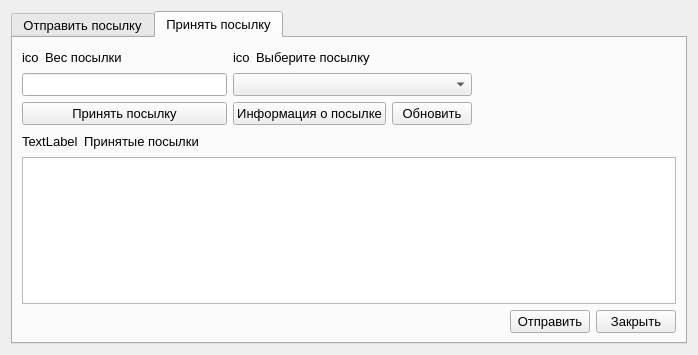
<?xml version="1.0" encoding="UTF-8"?>
<ui version="4.0">
 <class>ParcelManagement</class>
 <widget class="QWidget" name="ParcelManagement">
  <property name="windowModality">
   <enum>Qt::ApplicationModal</enum>
  </property>
  <property name="geometry">
   <rect>
    <x>0</x>
    <y>0</y>
    <width>698</width>
    <height>355</height>
   </rect>
  </property>
  <property name="font">
   <font>
    <family>Segoe UI</family>
    <pointsize>10</pointsize>
   </font>
  </property>
  <property name="windowTitle">
   <string>Управление посылками</string>
  </property>
  <layout class="QGridLayout" name="gridLayout_3">
   <item row="0" column="1">
    <widget class="QTabWidget" name="mainTabWidget">
     <property name="currentIndex">
      <number>1</number>
     </property>
     <widget class="QWidget" name="sendParcelTab">
      <attribute name="title">
       <string>Отправить посылку</string>
      </attribute>
      <layout class="QGridLayout" name="gridLayout">
       <item row="0" column="0">
        <layout class="QVBoxLayout" name="verticalLayout_11">
         <item>
          <layout class="QHBoxLayout" name="horizontalLayout">
           <item>
            <layout class="QFormLayout" name="formLayout">
             <item row="0" column="0">
              <layout class="QVBoxLayout" name="verticalLayout_3">
               <item>
                <layout class="QHBoxLayout" name="horizontalLayout_3">
                 <item>
                  <widget class="QLabel" name="tacknumberIconPixmap">
                   <property name="text">
                    <string>ico</string>
                   </property>
                  </widget>
                 </item>
                 <item>
                  <widget class="QLabel" name="label_3">
                   <property name="text">
                    <string>Трэк номер           </string>
                   </property>
                  </widget>
                 </item>
                 <item>
                  <spacer name="horizontalSpacer_2">
                   <property name="orientation">
                    <enum>Qt::Horizontal</enum>
                   </property>
                   <property name="sizeHint" stdset="0">
                    <size>
                     <width>40</width>
                     <height>20</height>
                    </size>
                   </property>
                  </spacer>
                 </item>
                </layout>
               </item>
               <item>
                <widget class="QLineEdit" name="tracknumberLineEdit">
                 <property name="readOnly">
                  <bool>true</bool>
                 </property>
                </widget>
               </item>
              </layout>
             </item>
             <item row="0" column="1">
              <layout class="QVBoxLayout" name="verticalLayout">
               <item>
                <layout class="QHBoxLayout" name="horizontalLayout_6">
                 <item>
                  <widget class="QLabel" name="typeIconPixmap">
                   <property name="text">
                    <string>ico</string>
                   </property>
                  </widget>
                 </item>
                 <item>
                  <widget class="QLabel" name="label_19">
                   <property name="text">
                    <string>Тип посылки</string>
                   </property>
                  </widget>
                 </item>
                 <item>
                  <spacer name="horizontalSpacer_5">
                   <property name="orientation">
                    <enum>Qt::Horizontal</enum>
                   </property>
                   <property name="sizeHint" stdset="0">
                    <size>
                     <width>40</width>
                     <height>20</height>
                    </size>
                   </property>
                  </spacer>
                 </item>
                </layout>
               </item>
               <item>
                <widget class="QComboBox" name="parcelTypeComboBox">
                 <item>
                  <property name="text">
                   <string>Письмо</string>
                  </property>
                 </item>
                 <item>
                  <property name="text">
                   <string>Бандероль</string>
                  </property>
                 </item>
                 <item>
                  <property name="text">
                   <string>Посылка</string>
                  </property>
                 </item>
                </widget>
               </item>
              </layout>
             </item>
             <item row="1" column="0">
              <layout class="QVBoxLayout" name="verticalLayout_7">
               <item>
                <layout class="QHBoxLayout" name="horizontalLayout_4">
                 <item>
                  <widget class="QLabel" name="senderAddressIconPixmap">
                   <property name="text">
                    <string>ico</string>
                   </property>
                  </widget>
                 </item>
                 <item>
                  <widget class="QLabel" name="label_16">
                   <property name="text">
                    <string>Адрес отправителя</string>
                   </property>
                  </widget>
                 </item>
                 <item>
                  <spacer name="horizontalSpacer_3">
                   <property name="orientation">
                    <enum>Qt::Horizontal</enum>
                   </property>
                   <property name="sizeHint" stdset="0">
                    <size>
                     <width>40</width>
                     <height>20</height>
                    </size>
                   </property>
                  </spacer>
                 </item>
                </layout>
               </item>
               <item>
                <widget class="QLineEdit" name="senderAddressLineEdit"/>
               </item>
              </layout>
             </item>
             <item row="1" column="1">
              <layout class="QVBoxLayout" name="verticalLayout_5">
               <item>
                <layout class="QHBoxLayout" name="horizontalLayout_7">
                 <item>
                  <widget class="QLabel" name="departureClassIconPixmap">
                   <property name="text">
                    <string>ico</string>
                   </property>
                  </widget>
                 </item>
                 <item>
                  <widget class="QLabel" name="label_21">
                   <property name="text">
                    <string>Класс отправления</string>
                   </property>
                  </widget>
                 </item>
                 <item>
                  <spacer name="horizontalSpacer_6">
                   <property name="orientation">
                    <enum>Qt::Horizontal</enum>
                   </property>
                   <property name="sizeHint" stdset="0">
                    <size>
                     <width>40</width>
                     <height>20</height>
                    </size>
                   </property>
                  </spacer>
                 </item>
                </layout>
               </item>
               <item>
                <widget class="QComboBox" name="deparrtureClassComboBox">
                 <item>
                  <property name="text">
                   <string>1</string>
                  </property>
                 </item>
                 <item>
                  <property name="text">
                   <string>2</string>
                  </property>
                 </item>
                 <item>
                  <property name="text">
                   <string>3</string>
                  </property>
                 </item>
                </widget>
               </item>
              </layout>
             </item>
             <item row="2" column="0">
              <layout class="QVBoxLayout" name="verticalLayout_2">
               <item>
                <layout class="QHBoxLayout" name="horizontalLayout_5">
                 <item>
                  <widget class="QLabel" name="recipientAddressIconPixmap">
                   <property name="text">
                    <string>ico</string>
                   </property>
                  </widget>
                 </item>
                 <item>
                  <widget class="QLabel" name="label_7">
                   <property name="text">
                    <string>Адрес получателя  </string>
                   </property>
                  </widget>
                 </item>
                 <item>
                  <spacer name="horizontalSpacer_4">
                   <property name="orientation">
                    <enum>Qt::Horizontal</enum>
                   </property>
                   <property name="sizeHint" stdset="0">
                    <size>
                     <width>40</width>
                     <height>20</height>
                    </size>
                   </property>
                  </spacer>
                 </item>
                </layout>
               </item>
               <item>
                <widget class="QLineEdit" name="recipientAddressLineEdit"/>
               </item>
              </layout>
             </item>
             <item row="2" column="1">
              <layout class="QVBoxLayout" name="verticalLayout_4">
               <item>
                <layout class="QHBoxLayout" name="horizontalLayout_8">
                 <item>
                  <widget class="QLabel" name="costOfDeliveryIconPixmap">
                   <property name="text">
                    <string>ico</string>
                   </property>
                  </widget>
                 </item>
                 <item>
                  <widget class="QLabel" name="label_23">
                   <property name="text">
                    <string>Стоимость за 1 кг</string>
                   </property>
                  </widget>
                 </item>
                 <item>
                  <spacer name="horizontalSpacer_7">
                   <property name="orientation">
                    <enum>Qt::Horizontal</enum>
                   </property>
                   <property name="sizeHint" stdset="0">
                    <size>
                     <width>40</width>
                     <height>20</height>
                    </size>
                   </property>
                  </spacer>
                 </item>
                </layout>
               </item>
               <item>
                <widget class="QLineEdit" name="costOfDeliveryLineEdit">
                 <property name="readOnly">
                  <bool>true</bool>
                 </property>
                </widget>
               </item>
              </layout>
             </item>
            </layout>
           </item>
           <item>
            <layout class="QFormLayout" name="formLayout_2">
             <item row="0" column="0">
              <layout class="QVBoxLayout" name="verticalLayout_8">
               <item>
                <layout class="QHBoxLayout" name="horizontalLayout_9">
                 <item>
                  <widget class="QLabel" name="weightIconPixmap">
                   <property name="text">
                    <string>ico</string>
                   </property>
                  </widget>
                 </item>
                 <item>
                  <widget class="QLabel" name="label_8">
                   <property name="text">
                    <string>Вес                         </string>
                   </property>
                  </widget>
                 </item>
                 <item>
                  <spacer name="horizontalSpacer_8">
                   <property name="orientation">
                    <enum>Qt::Horizontal</enum>
                   </property>
                   <property name="sizeHint" stdset="0">
                    <size>
                     <width>40</width>
                     <height>20</height>
                    </size>
                   </property>
                  </spacer>
                 </item>
                </layout>
               </item>
               <item>
                <widget class="QLineEdit" name="weightLineEdit">
                 <property name="minimumSize">
                  <size>
                   <width>0</width>
                   <height>0</height>
                  </size>
                 </property>
                </widget>
               </item>
              </layout>
             </item>
             <item row="2" column="0">
              <layout class="QVBoxLayout" name="verticalLayout_10">
               <item>
                <layout class="QHBoxLayout" name="horizontalLayout_11">
                 <item>
                  <widget class="QLabel" name="recipientIndexIconPixmap">
                   <property name="text">
                    <string>ico</string>
                   </property>
                  </widget>
                 </item>
                 <item>
                  <widget class="QLabel" name="label_10">
                   <property name="text">
                    <string>Индекс получателя  </string>
                   </property>
                  </widget>
                 </item>
                 <item>
                  <spacer name="horizontalSpacer_10">
                   <property name="orientation">
                    <enum>Qt::Horizontal</enum>
                   </property>
                   <property name="sizeHint" stdset="0">
                    <size>
                     <width>40</width>
                     <height>20</height>
                    </size>
                   </property>
                  </spacer>
                 </item>
                </layout>
               </item>
               <item>
                <widget class="QLineEdit" name="recipienIndextLineEdit"/>
               </item>
              </layout>
             </item>
             <item row="1" column="0">
              <layout class="QVBoxLayout" name="verticalLayout_12">
               <item>
                <layout class="QHBoxLayout" name="horizontalLayout_10">
                 <item>
                  <widget class="QLabel" name="senderIndexIconPixmap">
                   <property name="text">
                    <string>ico</string>
                   </property>
                  </widget>
                 </item>
                 <item>
                  <widget class="QLabel" name="label_12">
                   <property name="text">
                    <string>Индекс отправителя</string>
                   </property>
                  </widget>
                 </item>
                 <item>
                  <spacer name="horizontalSpacer_9">
                   <property name="orientation">
                    <enum>Qt::Horizontal</enum>
                   </property>
                   <property name="sizeHint" stdset="0">
                    <size>
                     <width>40</width>
                     <height>20</height>
                    </size>
                   </property>
                  </spacer>
                 </item>
                </layout>
               </item>
               <item>
                <widget class="QLineEdit" name="senderIndexLineEdit"/>
               </item>
              </layout>
             </item>
             <item row="0" column="1">
              <layout class="QVBoxLayout" name="verticalLayout_14">
               <item>
                <layout class="QHBoxLayout" name="horizontalLayout_20">
                 <item>
                  <widget class="QLabel" name="declaredValueIconPixmap">
                   <property name="text">
                    <string>ico</string>
                   </property>
                  </widget>
                 </item>
                 <item>
                  <widget class="QLabel" name="label_11">
                   <property name="text">
                    <string>Объявленная ценность</string>
                   </property>
                  </widget>
                 </item>
                 <item>
                  <spacer name="horizontalSpacer_19">
                   <property name="orientation">
                    <enum>Qt::Horizontal</enum>
                   </property>
                   <property name="sizeHint" stdset="0">
                    <size>
                     <width>40</width>
                     <height>20</height>
                    </size>
                   </property>
                  </spacer>
                 </item>
                </layout>
               </item>
               <item>
                <widget class="QLineEdit" name="declaredValueLineEdit"/>
               </item>
              </layout>
             </item>
             <item row="2" column="1">
              <layout class="QVBoxLayout" name="verticalLayout_13">
               <item>
                <layout class="QHBoxLayout" name="horizontalLayout_12">
                 <item>
                  <widget class="QLabel" name="totalColstIconPixmap">
                   <property name="text">
                    <string>ico</string>
                   </property>
                  </widget>
                 </item>
                 <item>
                  <widget class="QLabel" name="label_9">
                   <property name="text">
                    <string>Итоговая стоимость</string>
                   </property>
                  </widget>
                 </item>
                 <item>
                  <spacer name="horizontalSpacer_11">
                   <property name="orientation">
                    <enum>Qt::Horizontal</enum>
                   </property>
                   <property name="sizeHint" stdset="0">
                    <size>
                     <width>40</width>
                     <height>20</height>
                    </size>
                   </property>
                  </spacer>
                 </item>
                </layout>
               </item>
               <item>
                <widget class="QLineEdit" name="totalCostLineEdit">
                 <property name="readOnly">
                  <bool>true</bool>
                 </property>
                </widget>
               </item>
              </layout>
             </item>
             <item row="1" column="1">
              <layout class="QVBoxLayout" name="verticalLayout_18">
               <item>
                <layout class="QHBoxLayout" name="horizontalLayout_21">
                 <item>
                  <widget class="QLabel" name="deliveryPeriodIconPixmap">
                   <property name="text">
                    <string>ico</string>
                   </property>
                  </widget>
                 </item>
                 <item>
                  <widget class="QLabel" name="label_13">
                   <property name="text">
                    <string>Срок доставки</string>
                   </property>
                  </widget>
                 </item>
                 <item>
                  <spacer name="horizontalSpacer_20">
                   <property name="orientation">
                    <enum>Qt::Horizontal</enum>
                   </property>
                   <property name="sizeHint" stdset="0">
                    <size>
                     <width>40</width>
                     <height>20</height>
                    </size>
                   </property>
                  </spacer>
                 </item>
                </layout>
               </item>
               <item>
                <widget class="QLineEdit" name="deliveryPeriodLineEdit">
                 <property name="readOnly">
                  <bool>true</bool>
                 </property>
                </widget>
               </item>
              </layout>
             </item>
            </layout>
           </item>
           <item>
            <spacer name="horizontalSpacer_16">
             <property name="orientation">
              <enum>Qt::Horizontal</enum>
             </property>
             <property name="sizeHint" stdset="0">
              <size>
               <width>40</width>
               <height>20</height>
              </size>
             </property>
            </spacer>
           </item>
          </layout>
         </item>
         <item>
          <layout class="QHBoxLayout" name="horizontalLayout_17">
           <item>
            <widget class="QToolButton" name="generateTrackNumberToolButton">
             <property name="text">
              <string>Сгенерировать трэк-номер     </string>
             </property>
            </widget>
           </item>
           <item>
            <widget class="QLabel" name="label_4">
             <property name="text">
              <string>Сгенерировать трэк номер</string>
             </property>
            </widget>
           </item>
           <item>
            <spacer name="horizontalSpacer_17">
             <property name="orientation">
              <enum>Qt::Horizontal</enum>
             </property>
             <property name="sizeHint" stdset="0">
              <size>
               <width>40</width>
               <height>20</height>
              </size>
             </property>
            </spacer>
           </item>
          </layout>
         </item>
         <item>
          <layout class="QHBoxLayout" name="horizontalLayout_18">
           <item>
            <widget class="QToolButton" name="calculateTotalCostToolButton">
             <property name="text">
              <string>Рассчитать итоговую стоимость</string>
             </property>
            </widget>
           </item>
           <item>
            <widget class="QLabel" name="label_2">
             <property name="text">
              <string>Рассчитать итоговую стоимость</string>
             </property>
            </widget>
           </item>
           <item>
            <spacer name="horizontalSpacer_18">
             <property name="orientation">
              <enum>Qt::Horizontal</enum>
             </property>
             <property name="sizeHint" stdset="0">
              <size>
               <width>40</width>
               <height>20</height>
              </size>
             </property>
            </spacer>
           </item>
          </layout>
         </item>
         <item>
          <spacer name="verticalSpacer_2">
           <property name="orientation">
            <enum>Qt::Vertical</enum>
           </property>
           <property name="sizeHint" stdset="0">
            <size>
             <width>20</width>
             <height>40</height>
            </size>
           </property>
          </spacer>
         </item>
         <item>
          <layout class="QHBoxLayout" name="horizontalLayout_2">
           <item>
            <spacer name="horizontalSpacer">
             <property name="orientation">
              <enum>Qt::Horizontal</enum>
             </property>
             <property name="sizeHint" stdset="0">
              <size>
               <width>40</width>
               <height>20</height>
              </size>
             </property>
            </spacer>
           </item>
           <item>
            <widget class="QPushButton" name="sendParcelPushButton">
             <property name="text">
              <string>Отправить</string>
             </property>
            </widget>
           </item>
           <item>
            <widget class="QPushButton" name="closePushButton">
             <property name="text">
              <string>Закрыть</string>
             </property>
            </widget>
           </item>
          </layout>
         </item>
        </layout>
       </item>
      </layout>
     </widget>
     <widget class="QWidget" name="acceptParcelTab">
      <attribute name="title">
       <string>Принять посылку</string>
      </attribute>
      <layout class="QGridLayout" name="gridLayout_2">
       <item row="0" column="0">
        <layout class="QVBoxLayout" name="verticalLayout_17">
         <item>
          <layout class="QHBoxLayout" name="horizontalLayout_15">
           <item>
            <layout class="QVBoxLayout" name="verticalLayout_16">
             <item>
              <layout class="QHBoxLayout" name="horizontalLayout_14">
               <item>
                <widget class="QLabel" name="parcelWeightIconPixmap">
                 <property name="text">
                  <string>ico</string>
                 </property>
                </widget>
               </item>
               <item>
                <widget class="QLabel" name="label_5">
                 <property name="text">
                  <string>Вес посылки</string>
                 </property>
                </widget>
               </item>
               <item>
                <spacer name="horizontalSpacer_13">
                 <property name="orientation">
                  <enum>Qt::Horizontal</enum>
                 </property>
                 <property name="sizeHint" stdset="0">
                  <size>
                   <width>40</width>
                   <height>20</height>
                  </size>
                 </property>
                </spacer>
               </item>
              </layout>
             </item>
             <item>
              <widget class="QLineEdit" name="parcelWeightLineEdit"/>
             </item>
             <item>
              <widget class="QPushButton" name="acceptParcelPushButton">
               <property name="text">
                <string>Принять посылку</string>
               </property>
              </widget>
             </item>
            </layout>
           </item>
           <item>
            <layout class="QVBoxLayout" name="verticalLayout_15">
             <item>
              <layout class="QHBoxLayout" name="horizontalLayout_13">
               <item>
                <widget class="QLabel" name="selectParceliconPixmap">
                 <property name="text">
                  <string>ico</string>
                 </property>
                </widget>
               </item>
               <item>
                <widget class="QLabel" name="label">
                 <property name="text">
                  <string>Выберите посылку</string>
                 </property>
                </widget>
               </item>
               <item>
                <spacer name="horizontalSpacer_12">
                 <property name="orientation">
                  <enum>Qt::Horizontal</enum>
                 </property>
                 <property name="sizeHint" stdset="0">
                  <size>
                   <width>40</width>
                   <height>20</height>
                  </size>
                 </property>
                </spacer>
               </item>
              </layout>
             </item>
             <item>
              <widget class="QComboBox" name="allParcelsComboBox"/>
             </item>
             <item>
              <layout class="QHBoxLayout" name="horizontalLayout_22">
               <item>
                <widget class="QPushButton" name="parcelInfoPushButton">
                 <property name="text">
                  <string>Информация о посылке</string>
                 </property>
                </widget>
               </item>
               <item>
                <widget class="QPushButton" name="updateParcelsPushButton">
                 <property name="text">
                  <string>Обновить</string>
                 </property>
                </widget>
               </item>
              </layout>
             </item>
            </layout>
           </item>
           <item>
            <spacer name="horizontalSpacer_14">
             <property name="orientation">
              <enum>Qt::Horizontal</enum>
             </property>
             <property name="sizeHint" stdset="0">
              <size>
               <width>40</width>
               <height>20</height>
              </size>
             </property>
            </spacer>
           </item>
          </layout>
         </item>
         <item>
          <layout class="QHBoxLayout" name="horizontalLayout_19">
           <item>
            <widget class="QLabel" name="receiverParceliconPixmap">
             <property name="text">
              <string>TextLabel</string>
             </property>
            </widget>
           </item>
           <item>
            <widget class="QLabel" name="label_6">
             <property name="text">
              <string>Принятые посылки</string>
             </property>
            </widget>
           </item>
           <item>
            <spacer name="horizontalSpacer_21">
             <property name="orientation">
              <enum>Qt::Horizontal</enum>
             </property>
             <property name="sizeHint" stdset="0">
              <size>
               <width>40</width>
               <height>20</height>
              </size>
             </property>
            </spacer>
           </item>
          </layout>
         </item>
         <item>
          <widget class="QListWidget" name="receivedParcelsListWidget"/>
         </item>
         <item>
          <layout class="QHBoxLayout" name="horizontalLayout_16">
           <item>
            <spacer name="horizontalSpacer_15">
             <property name="orientation">
              <enum>Qt::Horizontal</enum>
             </property>
             <property name="sizeHint" stdset="0">
              <size>
               <width>40</width>
               <height>20</height>
              </size>
             </property>
            </spacer>
           </item>
           <item>
            <widget class="QPushButton" name="sendNextPushButton">
             <property name="text">
              <string>Отправить</string>
             </property>
            </widget>
           </item>
           <item>
            <widget class="QPushButton" name="closePushButton2">
             <property name="text">
              <string>Закрыть</string>
             </property>
            </widget>
           </item>
          </layout>
         </item>
         <item>
          <spacer name="verticalSpacer">
           <property name="orientation">
            <enum>Qt::Vertical</enum>
           </property>
           <property name="sizeHint" stdset="0">
            <size>
             <width>20</width>
             <height>40</height>
            </size>
           </property>
          </spacer>
         </item>
        </layout>
       </item>
      </layout>
     </widget>
    </widget>
   </item>
  </layout>
 </widget>
 <resources/>
 <connections/>
</ui>
